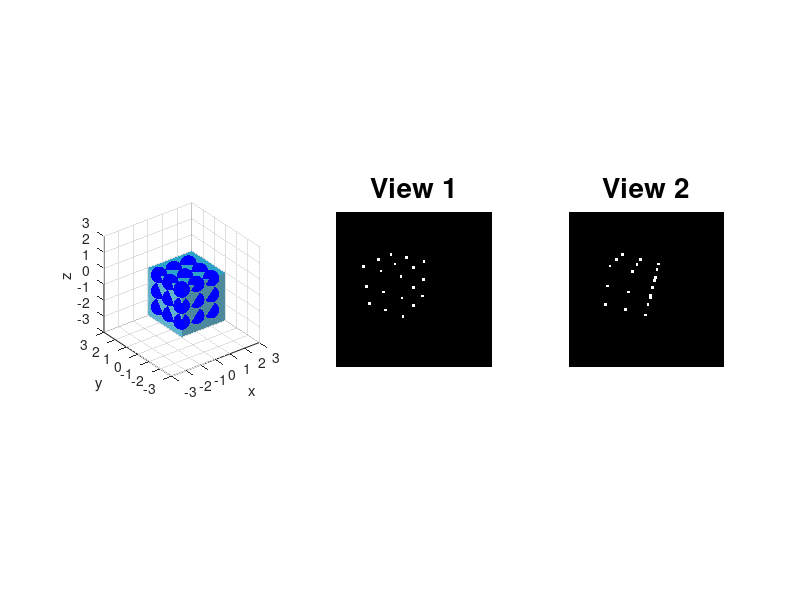
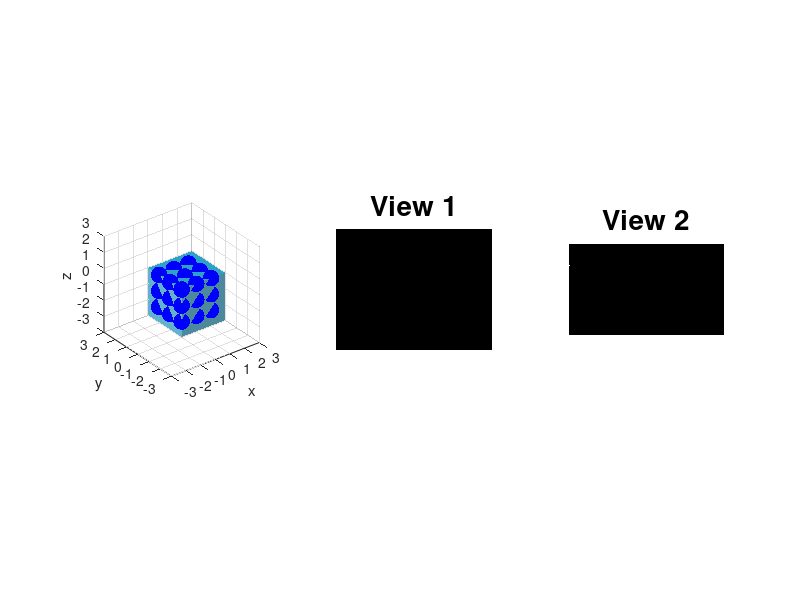

Recreate these plots in MATLAB, in order.
clear all; close all; clc;
%% Definitions
%rng(1);
L = 300;
I1 = zeros(L,L);

f=L;
u0 = L/2;
v0 = L/2;

K = [f 0 u0;    
    0 f v0;
    0 0 1];

DEG_TO_RAD = pi/180;

%% World Coordinates
% we need to select 8 points since min 8 points is needed to estimate the
% essential matrix E
P_W=[0	2	0	1; %1
    0	1	0	1; %2
    0	0	0	1; %3
    0	2	-1	1; %4
    0	1	-1	1; %5
    0	0	-1	1; %6
    0	2	-2	1; %7
    0	1	-2	1; %8
    0	0	-2	1; %9
    1	0	0	1; %10
    2	0	0	1; %11
    1	0	-1	1; %12
    2	0	-1	1; %13
    1	0	-2	1; %14
    2	0	-2	1; %15
    1	1	0	1; %16
    2	1	0	1; %17
    1	2	0	1; %18
    2	2	0	1
    ];

P_W = P_W';
NPTS = size(P_W,2); %Number of points

%% Visualization
figure;
subplot(1,3,1)
wally = meshgrid(0:0.1:3); 
wallz = meshgrid(-3:0.1:0); 
wallx = 0*ones(size(wallz,1));
surf(wallx, wally, wallz','FaceColor',(1/255)*[97 178 205],'EdgeColor','none') 
hold on
wallx = meshgrid(0:0.1:3); 
wallz = meshgrid(-3:0.1:0); 
wally = 0*ones(size(wallz,1)); 
surf(wallx, wally, wallz','FaceColor',(1/255)*[77 137 157],'EdgeColor','none') 
wallx = meshgrid(0:0.1:3); 
wally = meshgrid(0:0.1:3); 
wallz = zeros(size(wally,1)); % Generate z data
surf(wallx, wally', wallz,'FaceColor',(1/255)*[45 162 200],'EdgeColor','none') 
plot3(P_W(1,:),P_W(2,:),P_W(3,:),'b.','MarkerSize',36);
axis equal;
grid on
axis vis3d;
axis([-3 3 -3 3 -3 3])
grid on
xlabel('x')
ylabel('y')
zlabel('z')

%% Camera Transformation for View 1
ax = 120 * DEG_TO_RAD;
ay = 0 *DEG_TO_RAD;
az = 60 * DEG_TO_RAD;

Rx = [1 0 0;
      0 cos(ax) -sin(ax);
      0 sin(ax) cos(ax)];
Ry = [cos(ay)  0  sin(ay);
           0   1     0;
      -sin(ay) 0  cos(ay)];
Rz = [cos(az) -sin(az) 0;
      sin(az) cos(az)  0;
      0          0     1];
  
Rc1 = Rx*Ry*Rz;
Tc1 = [0;0;5];
M = [Rc1 Tc1];

p1 = K*(M * P_W);
noise1 = 4*rand(3,NPTS)-2;
noise1(3,:)=1;
p1 = p1 + noise1;

u1(1,:) = p1(1,:) ./ p1(3,:);
u1(2,:) = p1(2,:) ./ p1(3,:);
u1(3,:) = p1(3,:) ./ p1(3,:);
yxy=[];xyx =[];
for i=1:length(u1)
    x = round(u1(1,i)); y=round(u1(2,i));
    yxy=[yxy; y];xyx =[xyx; x];    
    I1(y-2:y+2, x-2:x+2) = 255;
end

subplot(1,3,2), imshow(I1, []), title('View 1', 'FontSize',20);

%% Camera Transformation for View 2
ax = 0 * DEG_TO_RAD;
ay = -25 *DEG_TO_RAD;
az = 0 * DEG_TO_RAD;

Rx = [1 0 0;
      0 cos(ax) -sin(ax);
      0 sin(ax) cos(ax)];
Ry = [cos(ay)  0  sin(ay);
           0   1     0;
      -sin(ay) 0  cos(ay)];
Rz = [cos(az) -sin(az) 0;
      sin(az) cos(az)  0;
      0          0     1];

Rc2c1 = Rx*Ry*Rz;
TrueR = Rc2c1;
Tc2c1 = [3;0;1];
TrueT = Tc2c1;
Hc1 = [Rc1 Tc1; 0 0 0 1];
Hc2c1 = [Rc2c1 Tc2c1; 0 0 0 1];
Hc2 = Hc2c1*Hc1;

Rc2 = Hc2(1:3,1:3);
Tc2 = Hc2(1:3,4);

M = [Rc2 Tc2];

I2 = zeros(L,L);
p2 = K*(M*P_W);

noise2 = 4*rand(3,NPTS)-2;
noise2(3,:)=1;
p2 = p2 + noise2;

u2(1,:) = p2(1,:) ./ p2(3,:);
u2(2,:) = p2(2,:) ./ p2(3,:);
u2(3,:) = p2(3,:) ./ p2(3,:);
yxy1=[];xyx1 =[];
for i=1:length(u2)
    x = round(u2(1,i)); y=round(u2(2,i));
    yxy1=[yxy1; y];xyx1 =[xyx1; x];
    I2(y-2:y+2, x-2:x+2) = 255;
end

subplot(1,3,3), imshow(I2, []), title('View 2', 'FontSize',20);

t = Tc2c1;
T_skew = [0 -t(3) t(2); t(3) 0 -t(1); -t(2) t(1) 0];
Etrue = T_skew*Rc2c1;

%% Displaying the information
disp('u1: Pixel coordinates in view 1')
u1info = ['Size of u1 is ' num2str(size(u1,1)) 'x' num2str(size(u1,2))];
disp(u1info)
disp('u2: Pixel coordinates in view 2')
u2info = ['Size of u2 is ' num2str(size(u2,1)) 'x' num2str(size(u2,2))];
disp(u2info)
disp('-------------')
%% Lab#8 Assignment starts here.
%% Transform pixel coordinates and construct X matrix using Equations 1 and 2

X = [];
p11 = []; p22 = [];
% The 8 points are chosen from the y-z plane
for ii = 19:-1:1
   pp1 = K\u1(:,ii);
   pp2 = K\u2(:,ii);
   
   % Create a matrix for the normalized image coordinates. Points from here
   % will be used to find the epipoles and epipolar lines, and also verify
   % them.
   p11 = [p11; pp1']; p22 = [p22; pp2'];
   aa = [pp1(1)*pp2; pp1(2)*pp2; pp1(3)*pp2];
   X = [X; aa'];
end
rankin = rank(X'*X);

%% Estimate E, cure it and check for Essential Matrix Characterization 

[U,S,V] = svd(X'*X);

E = V(:,end);

E = [E(1:3) E(4:6) E(7:9)];

[U_,S_,V_] = svd(E);

S_(1,1) = 1; S_(2,2) = 1; S_(3,3) = 0;

E_est = U_*S_*V_;

SO3_U_ = det(U_);
SO3_V_ = det(V_);

%% Find epipoles and epipolar lines

e1 = null(E_est);
e2 = null(E_est');

L1 = E_est'*p22(5,:)';
L2 = E_est*p11(5,:)';

%% Verify epipoles and epipolar lines

verify_epipole1 = L1'*e1;
verify_point1 = L1'*p11(5,:)';
verify_epipole2 = L2'*e2;
verify_point2 = L2'*p22(5,:)';

%% Recover the rotation and the translation

ar = pi/2; 
Rz1 = [0 -1 0;
       1  0 0;
       0  0 1];

Rz2 = [0  1 0;
       -1 0 0;
       0  0 1];
  
T1_1 = U_*Rz1*S_*U_';
R1 = U_*Rz1'*V_';

T2_2 = U_*Rz2*S_*U_';
R2 = U_*Rz2'*V_';

T1 = [T1_1(3,2); T1_1(1,3); T1_1(2,1)];
T2 = [T2_2(3,2); T2_2(1,3); T2_2(2,1)];

%% Compare your results with ground truth
disp('True E =')
disp(Etrue)
disp('Estimated E = ')
disp(E_est)
disp('-------------')
disp('-------------')

% R should be exactly similar, but one of them only since the other means
% the case when the camera is behind the view
disp('True R =')
disp(TrueR)
disp('Estimated R1 & R2 :')
disp('R1_est = ')
disp(R1)
disp('-------------')
disp('R2_est = ')
disp(R2)
disp('-------------')
disp('-------------')

% T should be scaled version of True T, since we cannot find a unique T and
% it is always up to scale
disp('True T =')
disp(TrueT)
disp('Estimated T1 & T2 :')
disp('T1_est = ')
disp(T1)
disp('-------------')
disp('T2_est = ')
disp(T2)
disp('-------------')

%% Post-lab Image Plots

I1_ = zeros(L,L);
I2_ = zeros(L,L);

figure;
subplot(1,3,1)
wally = meshgrid(0:0.1:3); 
wallz = meshgrid(-3:0.1:0); 
wallx = 0*ones(size(wallz,1));
surf(wallx, wally, wallz','FaceColor',(1/255)*[97 178 205],'EdgeColor','none') 
hold on
wallx = meshgrid(0:0.1:3); 
wallz = meshgrid(-3:0.1:0); 
wally = 0*ones(size(wallz,1)); 
surf(wallx, wally, wallz','FaceColor',(1/255)*[77 137 157],'EdgeColor','none') 
wallx = meshgrid(0:0.1:3); 
wally = meshgrid(0:0.1:3); 
wallz = zeros(size(wally,1)); % Generate z data
surf(wallx, wally', wallz,'FaceColor',(1/255)*[45 162 200],'EdgeColor','none') 
plot3(P_W(1,:),P_W(2,:),P_W(3,:),'b.','MarkerSize',36);
axis equal;
grid on
axis vis3d;
axis([-3 3 -3 3 -3 3])
grid on
xlabel('x')
ylabel('y')
zlabel('z')

M1_ = [R1 T1];

I1_ = zeros(L,L);
p1_ = K*(M1_*P_W);

noise1 = 4*rand(3,NPTS)-2;
noise1(3,:)=1;
p1_ = p1_ + noise1;

u1_(1,:) = p1_(1,:) ./ p1_(3,:);
u1_(2,:) = p1_(2,:) ./ p1_(3,:);
u1_(3,:) = p1_(3,:) ./ p1_(3,:);
yxy_=[];xyx_ =[];
for i_1 =1:length(u1_)    
    x1_ = round(u1_(1,i_1)); y1_=round(u1_(2,i_1));
    yxy_=[yxy_; y1_];xyx_ =[xyx_; x1_];
    if x1_ > 2 && y1_ > 2
    I1_(y1_-2:y1_+2, x1_-2:x1_+2) = 255;
    end
end

subplot(1,3,2), imshow(I1_, []), title('View 1', 'FontSize',20);

M2_ = [R2 T2];

I2_ = zeros(L,L);
p2_ = K*(M2_*P_W);

noise2 = 4*rand(3,NPTS)-2;
noise2(3,:)=1;
p2_ = p2_ + noise2;

u2_(1,:) = p2_(1,:) ./ p2_(3,:);
u2_(2,:) = p2_(2,:) ./ p2_(3,:);
u2_(3,:) = p2_(3,:) ./ p2_(3,:);
yxy_1=[];xyx_1 =[];
for i_=1:length(u2_)
    x_ = (round(u2_(1,i_))); y_= (round(u2_(2,i_)));
    yxy_1=[yxy_1; y_];xyx_1 =[xyx_1; x_];
    if x_ > 2 && y_ > 2
    I2_(y_-2:y_+2, x_-2:x_+2) = 255;
    end
end

subplot(1,3,3), imshow(I2_, []), title('View 2', 'FontSize',20);